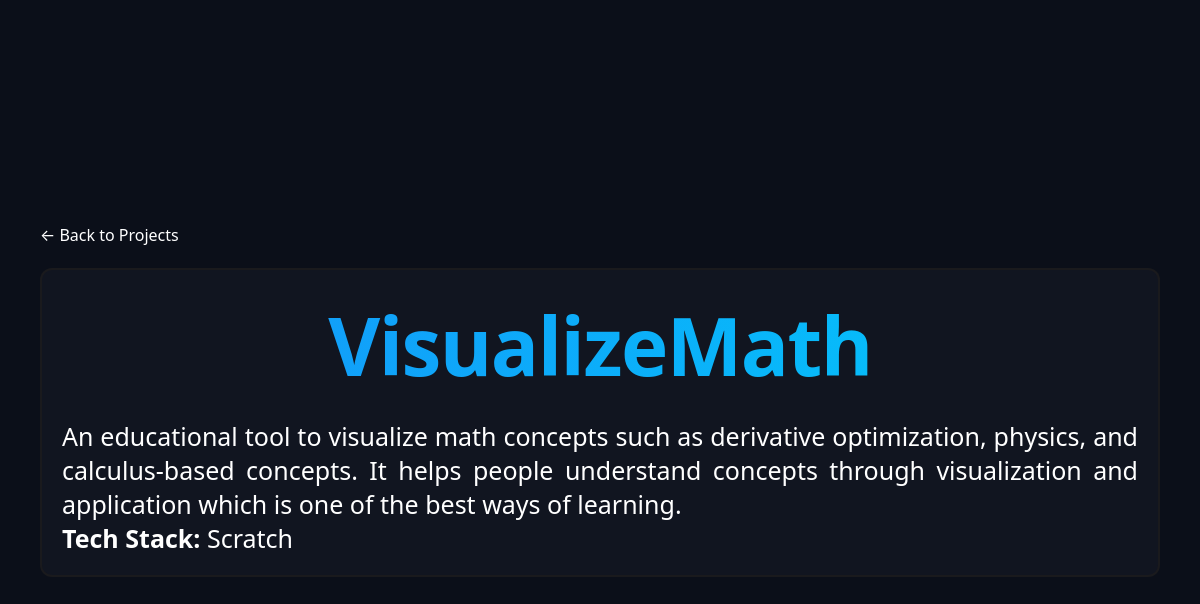
The page /projects/4/ on the database its author committed.
### showcase/models.py (models this page shows, shortened)
class Project(models.Model):
    project_name = models.CharField(max_length=200)
    description = models.TextField()
    tech_stack = models.CharField(blank=True, null=True, max_length=300)
    link = models.URLField(blank=True, null=True)

### showcase/views.py (the view)
# urls.py: path('projects/<int:pk>/', views.project_detail, name='project_detail'),
def project_detail(request, pk):
    project = Project.objects.get(id=pk)
    context = {
        'project': project,
    }
    return render(request, 'project_detail.html', context)

### templates/project_detail.html (shortened to what this page needs)
{% load static %}
<!DOCTYPE html>
<html lang="en">
<head>
    <link rel="stylesheet" href="{% static 'style.css' %}">
</head>
<body>
    <main class="projects-page">
        <nav class="navigation">
            <a href="{% url 'projects' %}">← Back to Projects</a>
        </nav>
        <div class="project-card">
            <h1 class="project-title">{{ project.project_name }}</h1>
            <div class="project-details">
                <p>{{ project.description }}</p>
                {% if project.tech_stack %}
                    <p><strong>Tech Stack:</strong> {{ project.tech_stack }}</p>
                {% endif %}
            </div>
        </div>
    </main>
</body>
</html>

### static/style.css (style rules this page uses)
* { margin: 0; padding: 0; box-sizing: border-box; font-family: system-ui, -apple-system, sans-serif; }
body { background-color: #0b0f19; color: #ffffff; min-height: 100vh; display: flex; justify-content: center; }
.projects-page, .tutoring-page, .portfolio-container, .about-me-page { width: 100%; max-width: 1200px; padding: 40px; }
.project-card { background-color: #111520; padding: 20px; border-radius: 12px; border: 2px solid #1f1c1caf; transition: all .8s ease; }
body { background-color: #0b0f19; color: #ffffff; min-height: 100vh; display: flex; justify-content: center; align-items: center; }
a { text-decoration: none; color: inherit; }
.project-summary, .project-details { text-align: justify; }
.project-title { text-align: center; font-size: 80px; margin-bottom: 20px; letter-spacing: -1.5px; background: linear-gradient( to right, #1693f9, #02c8fa, #1693f9 ); background-clip: text; color: transparent; background-size: 200% auto; animation: gradientAnimation 2s linear infinite; }
.navigation { margin-bottom: 22px; }
.project-details { text-align: justify; font-size: 25px; }

### rows shown on the page
Project: description "An educational tool to visualize math concepts such as derivative optimization, physics, and calculus-based concepts. It helps people understand concepts through visualization and application which is one of the best ways of learning.", tech_stack "Scratch"
